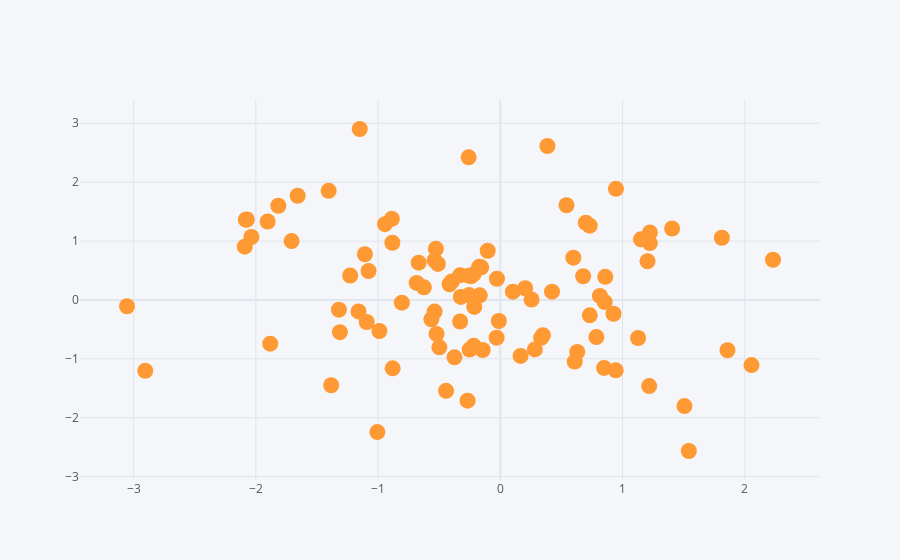

The code cell stored with this chart in its notebook:
### Code cell
df.iplot(kind='scatter', x='A', y='B', mode='markers', size=16)
